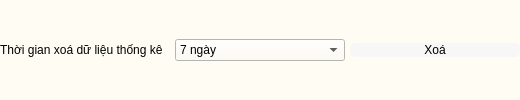
             <widget class="QWidget" name="widget_35" native="true">
              <property name="sizePolicy">
               <sizepolicy hsizetype="Fixed" vsizetype="Fixed">
                <horstretch>0</horstretch>
                <verstretch>0</verstretch>
               </sizepolicy>
              </property>
              <property name="minimumSize">
               <size>
                <width>520</width>
                <height>100</height>
               </size>
              </property>
              <property name="maximumSize">
               <size>
                <width>520</width>
                <height>100</height>
               </size>
              </property>
              <property name="styleSheet">
               <string notr="true">background-color: rgb(254, 252, 243);</string>
              </property>
              <layout class="QGridLayout" name="gridLayout_63">
               <property name="leftMargin">
                <number>0</number>
               </property>
               <property name="topMargin">
                <number>0</number>
               </property>
               <property name="rightMargin">
                <number>0</number>
               </property>
               <property name="bottomMargin">
                <number>0</number>
               </property>
               <property name="horizontalSpacing">
                <number>5</number>
               </property>
               <property name="verticalSpacing">
                <number>0</number>
               </property>
               <item row="1" column="0">
                <widget class="QLabel" name="label_96">
                 <property name="styleSheet">
                  <string notr="true">font: 18pt &quot;MS Shell Dlg 2&quot;;border:0px;</string>
                 </property>
                 <property name="text">
                  <string>Thời gian xoá dữ liệu thống kê</string>
                 </property>
                </widget>
               </item>
               <item row="1" column="1">
                <widget class="QComboBox" name="cBox_chooseProfile_2">
                 <item>
                  <property name="text">
                   <string>7 ngày</string>
                  </property>
                 </item>
                 <item>
                  <property name="text">
                   <string>14 ngày</string>
                  </property>
                 </item>
                 <item>
                  <property name="text">
                   <string>30 ngày</string>
                  </property>
                 </item>
                 <item>
                  <property name="text">
                   <string>60 ngày</string>
                  </property>
                 </item>
                </widget>
               </item>
               <item row="1" column="2">
                <widget class="QPushButton" name="pushButton_2">
                 <property name="styleSheet">
                  <string notr="true">QPushButton{
	background-color: rgb(247, 247, 247);
	border: 1px soild grey;
	border-radius: 5px;
	font: 22pt &quot;MS Shell Dlg 2&quot;;
}
QPushButton:hover{
	background-color: rgb(255, 255, 105);
}
</string>
                 </property>
                 <property name="text">
                  <string>Xoá</string>
                 </property>
                 <property name="icon">
                  <iconset resource="../qrc/icon.qrc">
                   <normaloff>:/icon/delete.png</normaloff>:/icon/delete.png</iconset>
                 </property>
                 <property name="iconSize">
                  <size>
                   <width>31</width>
                   <height>31</height>
                  </size>
                 </property>
                </widget>
               </item>
              </layout>
             </widget>
